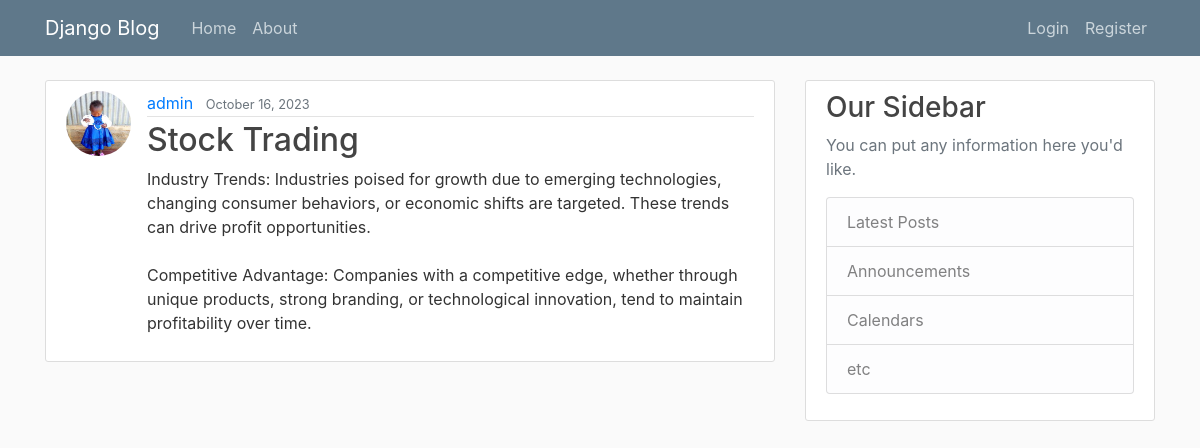
The app's page /post/2/ with its own data.
### blog/models.py (models this page shows, shortened)
class Post(models.Model):
    title = models.CharField(max_length=100)
    content = models.TextField()
    date_posted = models.DateTimeField(default=timezone.now)
    author = models.ForeignKey(User, on_delete=models.CASCADE)

### users/models.py (models this page shows, shortened)
class Profile(models.Model):
    user = models.OneToOneField(User, on_delete=models.CASCADE)
    image = models.ImageField(default='default.jpg', upload_to='profile_pics')

### blog/views.py (the view)
# urls.py: path('post/<int:pk>/', PostDetailView.as_view(), name='post-detail'),
class PostDetailView(DetailView):
    model = Post

### blog/templates/blog/post_detail.html (shortened to what this page needs)
{% extends "blog/base.html" %}
{% block content %}
  <article class="media content-section">
    <img class="rounded-circle article-img" src="{{ object.author.profile.image.url }}">
    <div class="media-body">
      <div class="article-metadata">
        <a class="mr-2" href="{% url 'user-posts' object.author.username %}">{{ object.author }}</a>
        <small class="text-muted">{{ object.date_posted|date:"F d, Y" }}</small>
      </div>
      <h2 class="article-title">{{ object.title }}</h2>
      <p class="article-content">{{ object.content }}</p>
    </div>
  </article>
{% endblock content %}

### blog/templates/blog/base.html (shortened to what this page needs)
{% load static %}
<!DOCTYPE html>
<html>
<head>
    <link rel="stylesheet" href="https://maxcdn.bootstrapcdn.com/bootstrap/4.0.0/css/bootstrap.min.css">
    <link rel="stylesheet" type="text/css" href="{% static 'blog/main.css' %}">
</head>
<body>
    <header class="site-header">
      <nav class="navbar navbar-expand-md navbar-dark bg-steel fixed-top">
        <div class="container">
          <a class="navbar-brand mr-4" href="{% url 'blog-home' %}">Django Blog</a>
          <div class="collapse navbar-collapse" id="navbarToggle">
            <div class="navbar-nav mr-auto">
              <a class="nav-item nav-link" href="{% url 'blog-home' %}">Home</a>
              <a class="nav-item nav-link" href="{% url 'blog-about' %}">About</a>
            </div>
            <div class="navbar-nav">
              {% if user.is_authenticated %}
                <a class="nav-item nav-link" href="{% url 'post-create' %}">New Post</a>
                <a class="nav-item nav-link" href="{% url 'profile' %}">Profile</a>
                <a class="nav-item nav-link" href="{% url 'logout' %}">Logout</a>
              {% else %}
                <a class="nav-item nav-link" href="{% url 'login' %}">Login</a>
                <a class="nav-item nav-link" href="{% url 'register' %}">Register</a>
              {% endif %}
            </div>
          </div>
        </div>
      </nav>
    </header>
    <main role="main" class="container">
      <div class="row">
        <div class="col-md-8">
          {% block content %}{% endblock %}
        </div>
        <div class="col-md-4">
          <div class="content-section">
            <h3>Our Sidebar</h3>
            <p class='text-muted'>You can put any information here you'd like.
              <ul class="list-group">
                <li class="list-group-item list-group-item-light">Latest Posts</li>
                <li class="list-group-item list-group-item-light">Announcements</li>
                <li class="list-group-item list-group-item-light">Calendars</li>
                <li class="list-group-item list-group-item-light">etc</li>
              </ul>
            </p>
          </div>
        </div>
      </div>
    </main>
</body>
</html>

### blog/static/blog/main.css (style rules this page uses)
body { background: #fafafa; color: #333333; margin-top: 5rem; }
h1, h2, h3, h4, h5, h6 { color: #444444; }
ul { margin: 0; }
.bg-steel { background-color: #5f788a; }
.site-header .navbar-nav .nav-link { color: #cbd5db; }
.content-section { background: #ffffff; padding: 10px 20px; border: 1px solid #dddddd; border-radius: 3px; margin-bottom: 20px; }
.article-title { color: #444444; }
.article-content { white-space: pre-line; }
.article-img { height: 65px; width: 65px; margin-right: 16px; }
.article-metadata { padding-bottom: 1px; margin-bottom: 4px; border-bottom: 1px solid #e3e3e3 }

### records on screen
Post: author.profile.image (picture), author "admin", date_posted "October 16, 2023", title "Stock Trading", content "Industry Trends: Industries poised for growth due to emerging technologies, changing consumer behaviors, or economic shifts are targeted. These trends can drive profit opportunities. Competitive Advantage: Companies with a competitive edge, whether through unique products, strong branding, or technological innovation, tend to maintain profitability over time."
